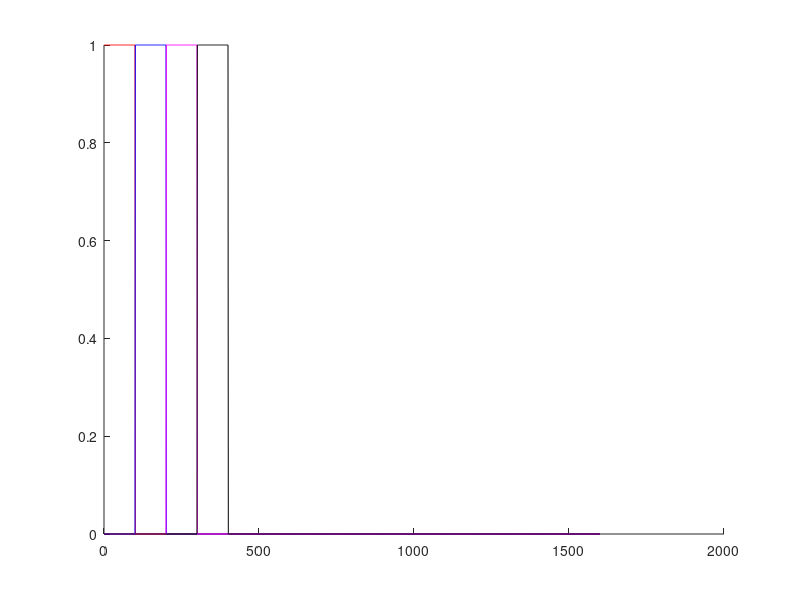

The MATLAB script that drew this image:
leng=1600;

win_660=zeros(leng,1);
win_410=zeros(leng,1);
win_220=zeros(leng,1);
win_surf=zeros(leng,1);
win_660(1:100)=1;
win_410(101:200)=1;
win_220(201:300)=1;
win_surf(301:400)=1;

figure;hold on;
plot(win_660,'r');
plot(win_410,'b');
plot(win_220,'m');
plot(win_surf,'k');